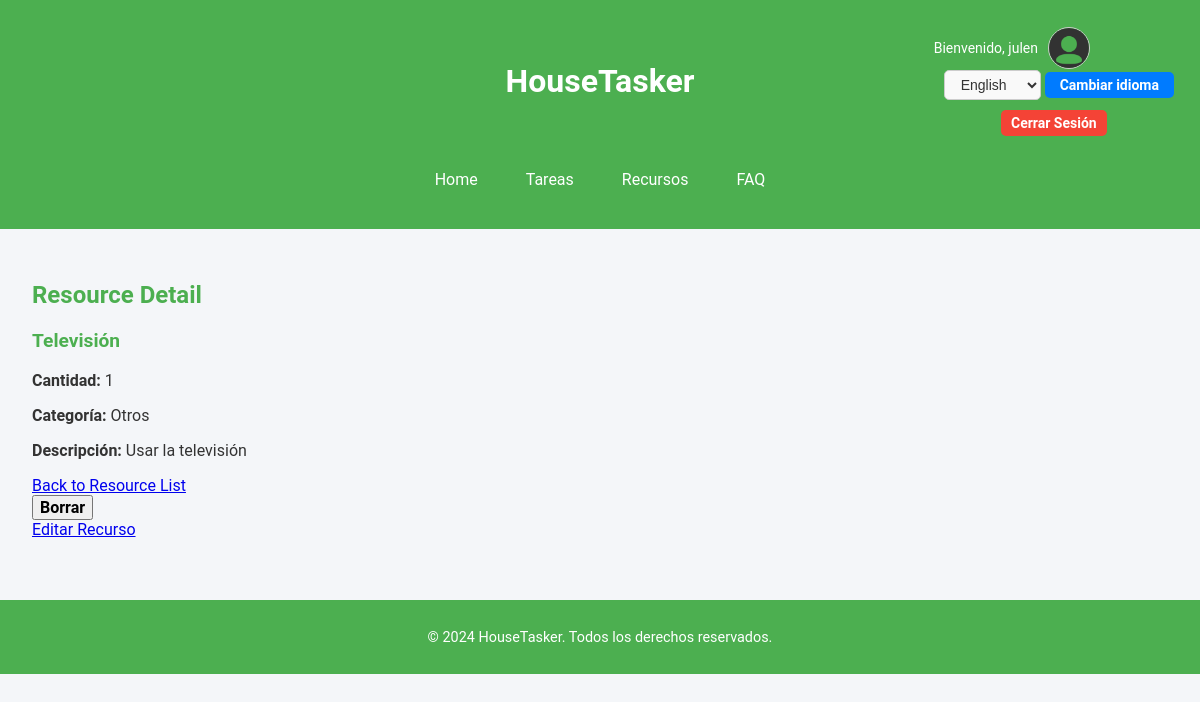
Screenshot of /es/resources/9/ (signed in) with the database file from the repository.
### appHouseTasker/models.py (models this page shows, shortened)
class CustomUser(AbstractUser):
    profile_image = models.ImageField(upload_to='profile-pictures/', blank=True, null=True)

class Resource(models.Model):
    CATEGORY_CHOICES = [
        ('cleaning', 'Limpieza'),
        ('vehicle', 'Vehículo'),
        ('kitchen', 'Cocina'),
        ('others', 'Otros'),
    ]
    name = models.CharField(max_length=100, unique=True, help_text="Nombre del recurso, e.g., Jabon, Coche, Llaves.")
    description = models.TextField(blank=True, help_text="Descripción opcional del recurso y sus características.")
    quantity = models.PositiveIntegerField(default=1, help_text="Cantidad disponible de este recurso.")
    category = models.CharField(max_length=50, choices=CATEGORY_CHOICES, default='others', help_text="Categoría del recurso.")
    is_available = models.BooleanField(default=True, help_text="Indica si el recurso está disponible para uso.")

### appHouseTasker/views.py (the view)
# urls.py: path('resources/<int:pk>/', ResourceDetailView.as_view(), name='resource_detail'),  # View resource details
class ResourceDetailView(LoginRequiredMixin, DetailView):
    model = Resource
    template_name = "resource_detail.html"
    context_object_name = "resource"

### appHouseTasker/templates/resource_detail.html (shortened to what this page needs)
{% extends "base.html" %}
{% load i18n %}
{% block main %}
	{% if resource %}
		<h2>{% trans "Resource Detail" %}</h2>
		<h3>{{ resource.name }}</h3>
		<p><strong>{% trans "Cantidad" %}:</strong> {{ resource.quantity }}</p>
		<p><strong>{% trans "Categoría" %}:</strong> {{ resource.get_category_display }}</p>
		<p><strong>{% trans "Descripción" %}:</strong> {{ resource.description }}</p>
		<a href="{% url 'resource_list' %}">{% trans "Back to Resource List" %}</a>
		<form action="{% url 'resource_delete' resource.id %}" method="post">
			<button type="submit" class="btn btn-danger">{% trans "Borrar" %}</button>
		</form>
		<div class="edit-resource-button-container">
			<a href="{% url 'resource_edit' resource.id %}" class="edit-resource-button">{% trans "Editar Recurso" %}</a>
		</div>
	{% else %}
		<p>{% trans "No existe esta tarea" %}.</p>
	{% endif %}
{% endblock %}

### appHouseTasker/templates/base.html (shortened to what this page needs)
{% load static %}
{% load i18n %}
<!DOCTYPE html>
<html lang="es">
	<head>
		<link rel="stylesheet" href="{% static 'css/ht.css' %}">
		<link rel="stylesheet" href="{% static 'css/fonts.css' %}">
	</head>
	<body>
		<header>
            <div class="header-container">
                <h1>{% block header-title %}HouseTasker{% endblock %}</h1>
                <div class="user-info">
                    {% if user.is_authenticated %}
                        <div class="profile">
                            <p>{% trans "Bienvenido" %}, {{ user.username }}</p>
                            {% if user.profile_image %}
                                <img src="{{ user.profile_image.url }}" alt="Profile picture" class="profile-pic">
                            {% else %}
                                <img src="{% static 'img/default_pfp.png' %}" alt="Default profile picture" class="profile-pic">
                            {% endif %}
                        </div>
                        <div class="language-form">
                            <form method="post" action="{% url 'set_language' %}">
                                <select name="language">
                                    <option value="en" {% if LANGUAGE_CODE == "en" %}selected{% endif %}>English</option>
                                </select>
                                <button type="submit">{% trans "Cambiar idioma" %}</button>
                            </form>
                        </div>
                        <div class="logout">
                            <form method="POST" action="{% url 'logout' %}">
                                <button type="submit" class="logout-btn">{%trans "Cerrar Sesión" %}</button>
                            </form>
                        </div>
                    {% endif %}
                </div>
            </div>
            <nav>
                {% block nav %}
                <a href="{% url 'home' %}">Home</a>
                <a href="{% url 'task_list' %}">{% trans "Tareas" %}</a>
                <a href="{% url 'resource_list' %}">{% trans "Recursos" %}</a>
                <a href="{% url 'faq' %}">FAQ</a>
                {% endblock %}
            </nav>
        </header>
		<main>
			{% block main %}
			{% endblock %}
		</main>
		<footer>
			<p>© 2024 HouseTasker. Todos los derechos reservados.</p>
		</footer>
	</body>
</html>

### appHouseTasker/static/css/ht.css (style rules this page uses)
body, html { font-family: Arial, sans-serif; margin: 0; padding: 0; color: #333; background-color: #f4f6f9; }
header, footer { background-color: #4CAF50; color: white; text-align: center; padding: 1em; }
h1 { font-size: 2em; margin: 0; }
h2, h3 { color: #4CAF50; }
main { padding: 2em; }
nav { display: flex; justify-content: center; gap: 1em; margin: 1em 0; }
nav a { color: white; text-decoration: none; padding: 0.5em 1em; }
footer { margin-top: 2em; font-size: 0.9em; }
.header-container { display: grid; grid-template-columns: 1fr auto 1fr; align-items: center; padding: 10px; position: relative; }
.header-container h1 { grid-column: 2; text-align: center; margin: 0; }
.user-info { grid-column: 3; justify-self: end; }
.user-info .profile { display: flex; align-items: center; }
.user-info .profile p { margin-right: 10px; font-size: 14px; }
.profile-pic { width: 40px; height: 40px; border-radius: 50%; border: 1px solid #ccc; }
.logout { margin-top: 10px; }
.logout-btn { background-color: #f44336; color: white; border: none; padding: 5px 10px; font-size: 14px; cursor: pointer; border-radius: 5px; transition: background-color 0.3s ease; }
.language-form { display: flex; align-items: center; justify-content: flex-start; gap: 10px; margin-left: 10px; }
.language-form select { border: 1px solid #ccc; border-radius: 5px; padding: 5px 12px; font-size: 14px; color: #333; background-color: #f9f9f9; transition: border-color 0.3s ease; }
.language-form button { background-color: #007bff; color: white; border: none; border-radius: 5px; padding: 5px 15px; font-size: 14px; cursor: pointer; transition: background-color 0.3s ease; }

### rows the page displays
CustomUser: username "julen"
Resource: name "Televisión", quantity "1", category "Otros", description "Usar la televisión"
